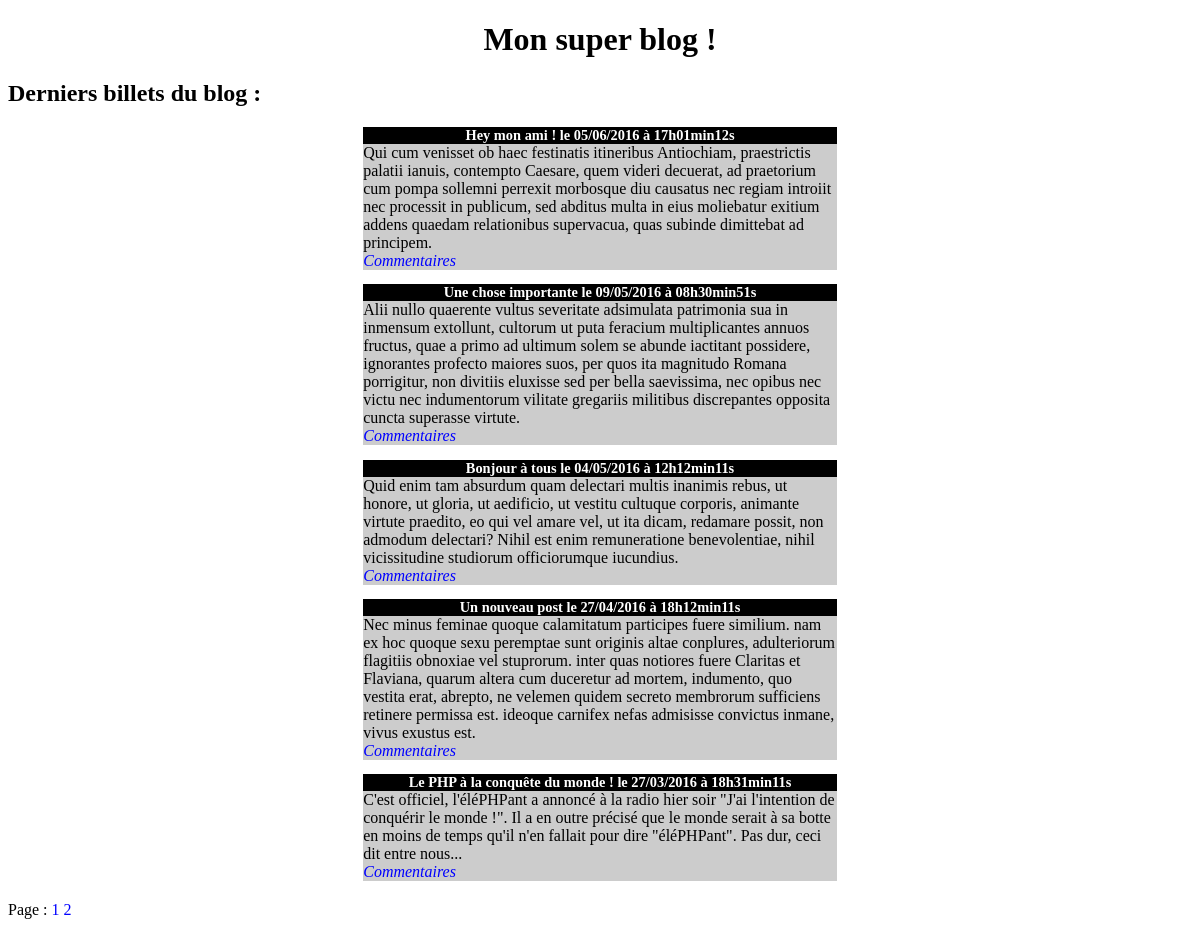
Page /TP_Blog/index.php on the committed database.
### tables this page shows
CREATE TABLE IF NOT EXISTS `billets` (
  `id` int(11) NOT NULL,
  `titre` varchar(255) NOT NULL,
  `contenu` text NOT NULL,
  `auteur` varchar(255) NOT NULL,
  `date_creation` datetime NOT NULL
);

### TP_Blog/index.php (the view, shortened to what this page needs)
<!DOCTYPE html>
<html>
    <head>
        <link rel="stylesheet" href="commentaires.css" />
    </head>
    <body>
    <h1>Mon super blog !</h1>
    <h2>Derniers billets du blog :</h2>
    	<?php
	    try
		{
	    $bdd = new PDO('mysql:host=localhost;dbname=test;charset=utf8', 'root', 'root', array(PDO::ATTR_ERRMODE => PDO::ERRMODE_EXCEPTION));
		}
		catch (Exception $e)
		{
	        die('Erreur : ' . $e->getMessage());
		}
		if(isset($_GET['page']))
		{
			$pagecourante = intval($_GET['page']);
		}else{
			$pagecourante = 1;
		}
		$debut = ($pagecourante - 1) * 5;
		$reponse = $bdd->query('SELECT ID, titre, contenu, DATE_FORMAT(date_creation, \'%d/%m/%Y à %Hh%imin%ss\') AS date_creation FROM billets ORDER BY ID DESC LIMIT ' . $debut . ',5');
		while ($donnees = $reponse->fetch())
		{
			?>	<div class="news">
					<?php include('billet.php'); ?>
					<p>
						<em><a href="commentaires.php?ID=<?php echo $donnees['ID'];?>">Commentaires</a></em>
					</p>
				</div>
		<?php
		}
		$reponse = $bdd->query('SELECT COUNT(*) AS nb_billets FROM billets');
		$donnees = $reponse->fetch();
		?>
		<p>Page : 	<?php
		for($i = 1; $i <= ceil($donnees['nb_billets']/5); $i++)
			{
				echo '<a href="index.php?page=' . $i . '">' . $i . ' </a>';
			}
		?>
		</p>
    </body>
</html>

### TP_Blog/billet.php
<body>
	<h3><?php echo htmlspecialchars($donnees['titre']);?> le <?php echo htmlspecialchars($donnees['date_creation'])?></h3>
	<p>
	<?php echo htmlspecialchars($donnees['contenu']);?><br />
	</p>
</body>

### TP_Blog/commentaires.css (style rules this page uses)
h1, h3 { text-align:center; }
h3 { background-color:black; color:white; font-size:0.9em; margin-bottom:0px; }
p { margin-top: 20px; }
.news p { background-color:#CCCCCC; margin-top:0px; margin-bottom: 0px; }
.news { width:40%; margin:auto; }
a { text-decoration: none; color: blue; }

### rows in the picture
billets: titre "Hey mon ami !", date_creation "05/06/2016 à 17h01min12s", contenu "Qui cum venisset ob haec festinatis itineribus Antiochiam, praestrictis palatii ianuis, contempto Caesare, quem videri decuerat, ad praetorium cum pompa sollemni perrexit morbosque diu causatus nec regiam introiit nec processit in publicum, sed abditus multa in eius moliebatur exitium addens quaedam relationibus supervacua, quas subinde dimittebat ad principem."
billets: titre "Une chose importante", date_creation "09/05/2016 à 08h30min51s", contenu "Alii nullo quaerente vultus severitate adsimulata patrimonia sua in inmensum extollunt, cultorum ut puta feracium multiplicantes annuos fructus, quae a primo ad ultimum solem se abunde iactitant possidere, ignorantes profecto maiores suos, per quos ita magnitudo Romana porrigitur, non divitiis eluxisse sed per bella saevissima, nec opibus nec victu nec indumentorum vilitate gregariis militibus discrepantes opposita cuncta superasse virtute."
billets: titre "Bonjour à tous", date_creation "04/05/2016 à 12h12min11s", contenu "Quid enim tam absurdum quam delectari multis inanimis rebus, ut honore, ut gloria, ut aedificio, ut vestitu cultuque corporis, animante virtute praedito, eo qui vel amare vel, ut ita dicam, redamare possit, non admodum delectari? Nihil est enim remuneratione benevolentiae, nihil vicissitudine studiorum officiorumque iucundius."
billets: titre "Un nouveau post", date_creation "27/04/2016 à 18h12min11s", contenu "Nec minus feminae quoque calamitatum participes fuere similium. nam ex hoc quoque sexu peremptae sunt originis altae conplures, adulteriorum flagitiis obnoxiae vel stuprorum. inter quas notiores fuere Claritas et Flaviana, quarum altera cum duceretur ad mortem, indumento, quo vestita erat, abrepto, ne velemen quidem secreto membrorum sufficiens retinere permissa est. ideoque carnifex nefas admisisse convictus inmane, vivus exustus est."
billets: titre "Le PHP à la conquête du monde !", date_creation "27/03/2016 à 18h31min11s", contenu "C'est officiel, l'éléPHPant a annoncé à la radio hier soir \"J'ai l'intention de conquérir le monde !\". Il a en outre précisé que le monde serait à sa botte en moins de temps qu'il n'en fallait pour dire \"éléPHPant\". Pas dur, ceci dit entre nous..."
